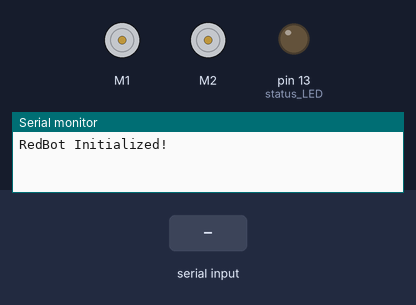
Simulated run of this sketch. Board: Arduino Uno, built with avr-gcc and run on an emulated ATmega328P. Shown: 2 × DC motor (green arrow = forward, orange = backward, longer = faster), output pins drawn as LEDs (lit = HIGH), the last lines printed to the serial monitor. The inputs (shaded band) are chosen by the test bench.

Above: at 1.5 s.
1.6 s: "A" received over Serial
At 1.68 s:
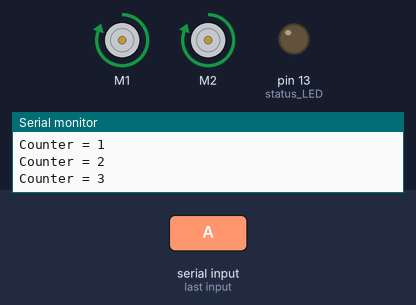
3.2 s: "B" received over the second serial link
At 3.28 s:
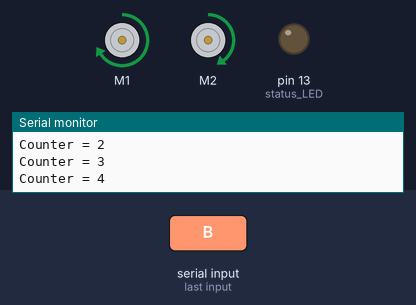
4.8 s: "C" received over Serial
At 4.88 s:
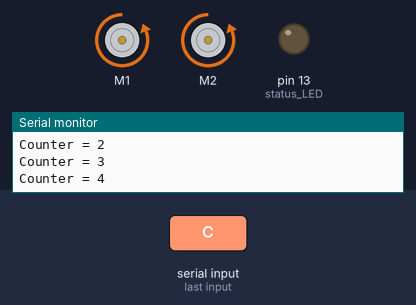
6.4 s: "D" received over the second serial link
At 6.48 s:
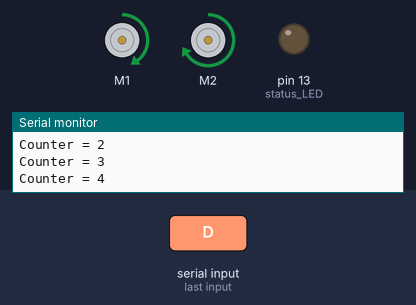
8.0 s: "J" received over Serial
9.5 s: "K" received over the second serial link
Timing chart, 0 to 12.0 s (numbered marks = the images above; inputs shaded):
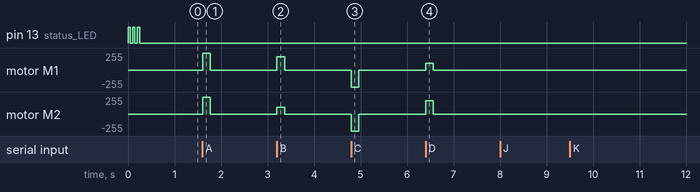

The sketch:

7_1_Full_Robot_Control_ATmega328P_Smooth.ino
```cpp
// (licence header left out)
#include <RedBot.h>  //include RedBot library
RedBotMotors motors; //make instance of RedBot

char c_data;  // variable for holding incoming data from XBee to Arduino

long counter = 0; //adding counter to prevent false triggers for a small period of time
boolean XBee_sent = false; //flag to see if we have received any characters after a certain period of time

// We'll use RedBot SoftwareSerial to communicate with the XBee:
// For Atmega328P's
// XBee's DOUT (TX) is connected to pin 14 (Arduino's Software RX)
// XBee's DIN (RX) is connected to pin 15 (Arduino's Software TX)
#include <RedBotSoftwareSerial.h>
RedBotSoftwareSerial RedBotXBee; //make instance of Software Serial, pins     defined already in modified Software Serial Library

//LED to check if the LED is initialized.
const int status_LED = 13;

void setup() {
  // Set up both ports at 9600 baud. This value is most important
  // for the XBee. Make sure the baud rate matches the config
  // setting of your XBee.
  RedBotXBee.begin(9600);// Initialize SW for XBee for receiving serial
  Serial.begin(9600);// Initialize HW for Serial Monitor for DEBUGGING

  //Status LED to see if the RedBot is initializing
  pinMode(status_LED, OUTPUT);
  for (int i = 0; i < 3; i++) {
    digitalWrite(status_LED, HIGH);//set Status LED on
    delay(50);
    digitalWrite(status_LED, LOW); //set Status LED off
    delay(50);
  }

  Serial.println("RedBot Initialized!");
}//end setup

void loop() {

  if (XBee_sent == false) {
    if (RedBotXBee.available() > 0 || Serial.available() > 0) {
      if (RedBotXBee.available()) {
        c_data = RedBotXBee.read();//store received value from XBee into variable
      }

      else if (Serial.available()) {
        c_data = Serial.read();//store received value from Serial Monitor into variable
      }

      counter = 0;
      XBee_sent = true;
      Serial.println("Character Received, ");
      Serial.write(c_data);//send it out to serial monitor
      Serial.println();
      digitalWrite(status_LED, HIGH); //turn ON Status LED
      //delayMicroseconds(500);//add short delay for LED for feedback, this can be commented out if it is affecting performance

      if (c_data == 'A') {
        Serial.println("Drive Forward");
        RedBotXBee.write('A');
        digitalWrite(status_LED, HIGH); //turn ON Status LED

        motors.drive(255); //forward
      }
      else if (c_data == 'B') {
        Serial.println("Turn Right");
        RedBotXBee.write('B');
        digitalWrite(status_LED, HIGH); //turn ON Status LED

        motors.leftMotor(-200); // Turn on left motor power (motorPower = )
        motors.rightMotor(100); // Turn on right motor power (motorPower = )
      }
      else if (c_data == 'C') {
        Serial.println("Reverse");
        RedBotXBee.write('C');
        digitalWrite(status_LED, HIGH); //turn ON Status LED

        motors.drive(-255); //reverse
      }
      else if (c_data == 'D') {
        Serial.println("Turn Left");
        RedBotXBee.write('D');
        digitalWrite(status_LED, HIGH); //turn ON Status LED

        motors.leftMotor(-100); // Turn on left motor power (motorPower = )
        motors.rightMotor(200); // Turn on right motor power (motorPower = )
      }
      else if (c_data == 'J') {
        Serial.println("Coast");
        RedBotXBee.write('J');
        digitalWrite(status_LED, HIGH); //turn ON Status LED
        motors.coast();
      }
      else if (c_data == 'K') {
        Serial.println("Stop");
        RedBotXBee.write('K');
        digitalWrite(status_LED, HIGH); //turn ON Status LED
        motors.stop();
      }
    }
    else {
      motors.stop();//turn off motors if we do not receive a signal for a while
    }

  }

  if (counter >= 10) {//this section of code will reset the flag "XBee_Sent" so we can begin listening for characters again
    if (XBee_sent == true) {
      Serial.print("Counter = ");
      Serial.print(counter);
      Serial.println(", we are ready to receive characters again");
    }
    //delay(100); // short pause so we are not constantly receiving characters
    XBee_sent = false;
  }

  if (XBee_sent == true) {//this section of code is used as a delay to prevent false button presses
    counter = ++counter;//keep adding until we reach 10, then we can reset flag and begin receiving again

    //if connected to a computer, check to see the duration of the delay
    Serial.print("Counter = ");
    Serial.println(counter);

    c_data = RedBotXBee.read();//try to clear false triggers in buffer provided by Master XBee until counter resets
  }
  //delay(100); // short pause so we are not constantly receiving characters
  digitalWrite(status_LED, LOW); //turn OFF Status LED
}//end loop
```

Measured:
- after the input at 1.6 s, motor M1, motor M2: stopped → forward 255/255 at once, → stopped 0.17 s later
- after the input at 3.2 s, motor M1: stopped → forward 199/255 at once, → stopped 0.16 s later; motor M2: stopped → forward 99/255 at once, → stopped 0.16 s later
- after the input at 4.8 s, motor M1, motor M2: stopped → backward 255/255 at once, → stopped 0.16 s later
- after the input at 6.4 s, motor M1: stopped → forward 99/255 at once, → stopped 0.16 s later; motor M2: stopped → forward 199/255 at once, → stopped 0.16 s later
